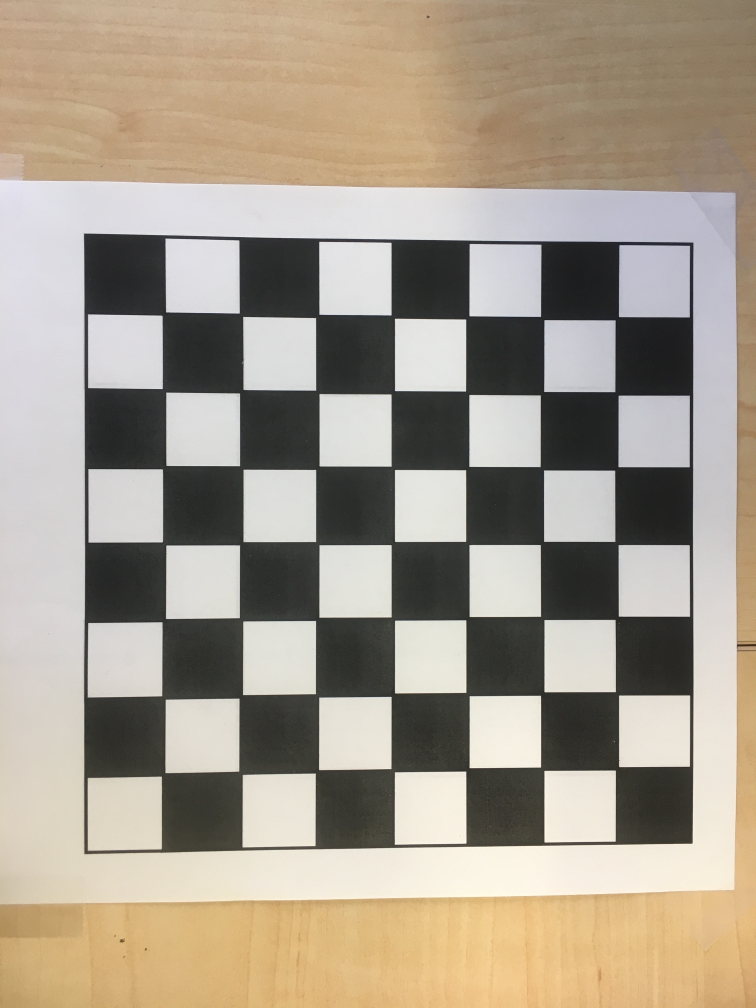
#> input picture Checkerboard/IMG_2779.jpg, 3024 x 4032 px (shown at 1/4 size); its folder holds only this picture in this run
$ python calibration.py
#> lines starting #> are read from the running program, lines starting #| are printed output that depends on the picture; after the words box and inside, x2 and y2 are one past the last pixel; in counts of white or black regions, pixels touching at a corner belong together; long printed decimals are rounded
# This testing script does camera calibration

# Import modules
import cv2 as cv
import numpy as np
import matplotlib as plt
import imutils
import glob
import sys
import os
from checkerboard import detect_checkerboard
import test_helper as f

"""Steps to remove lens distortion:
1. Perform camera calibration and get the intrinsic camera parameters. This is what we did in the previous post of this series. The intrinsic parameters also include the camera distortion parameters.
2. Refine the camera matrix to control the percentage of unwanted pixels in the undistorted image.
3. Using the refined camera matrix to undistort the image.
"""

# 1. Camera calibration to get camera matrix
# Defining the dimensions of checkerboard
CHECKERBOARD = (7,7) # (6,9)
criteria = (cv.TERM_CRITERIA_EPS + cv.TERM_CRITERIA_MAX_ITER, 30, 0.001)

# Creating vector to store vectors of 3D points for each checkerboard image
objpoints = []
# Creating vector to store vectors of 2D points for each checkerboard image
imgpoints = []

# Defining the world coordinates for 3D points
objp = np.zeros((1, CHECKERBOARD[0] * CHECKERBOARD[1], 3), np.float32)
objp[0,:,:2] = np.mgrid[0:CHECKERBOARD[0], 0:CHECKERBOARD[1]].T.reshape(-1, 2)
prev_img_shape = None

# Extracting path of individual image stored in a given directory
images = glob.glob('./Checkerboard/*.jpg')
for fname in images:
    img = cv.imread(fname)
#> img is the input picture: shape (4032, 3024, 3); mean B, G, R 141.5, 156.4, 166.8
    img = imutils.resize(img, width=500)
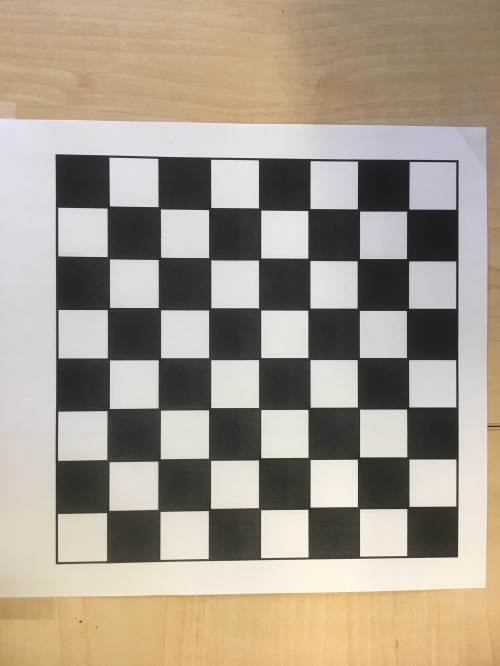
#> img: shape (666, 500, 3); mean B, G, R 141.5, 156.4, 166.8
    gray = cv.cvtColor(img,cv.COLOR_BGR2GRAY)
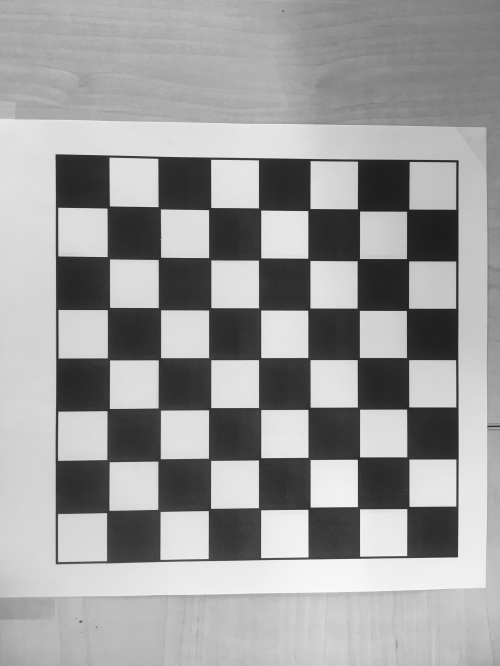
#> gray: shape (666, 500); min 28, max 250, mean 157.8
    # Find the chess board corners
    # If desired number of corners are found in the image then ret = true
    ret, corners = cv.findChessboardCorners(gray, CHECKERBOARD, cv.CALIB_CB_ADAPTIVE_THRESH + cv.CALIB_CB_FAST_CHECK + cv.CALIB_CB_NORMALIZE_IMAGE)
#> ret = True; corners = 49 rows, first 8: [109.5, 205.5], [157.6, 206.5], [208.4, 210], [258.4, 207.4], [310.4, 208.4], [357.3, 208.7], [406.7, 211.2], [106.5, 256.5]

    """
    If desired number of corner are detected,
    we refine the pixel coordinates and display
    them on the images of checker board
    """
    if ret == True:
        objpoints.append(objp)
        # refining pixel coordinates for given 2d points.
        corners2 = cv.cornerSubPix(gray, corners, (11,11),(-1,-1), criteria)
#> corners2 = 49 rows, first 8: [108.3, 207], [159.3, 207.7], [209.6, 208.5], [259.5, 209], [308.8, 209.6], [358.5, 209.9], [407.6, 210.2], [108.4, 257.6]

        imgpoints.append(corners2)

        # Draw and display the corners
        img = cv.drawChessboardCorners(img, CHECKERBOARD, corners2, ret)
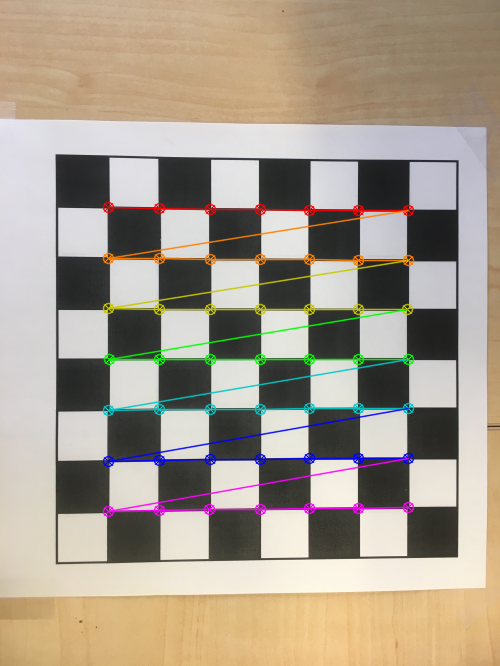
#> img: shape (666, 500, 3); 4.7% of pixels changed, all inside (x1, y1, x2, y2) = (102, 201, 415, 518)

    cv.imshow('img',img)
    cv.waitKey(0)

cv.destroyAllWindows()

h,w = img.shape[:2]
#> h = 666; w = 500

"""
Performing camera calibration by
passing the value of known 3D points (objpoints)
and corresponding pixel coordinates of the
detected corners (imgpoints)
"""
ret, mtx, dist, rvecs, tvecs = cv.calibrateCamera(objpoints, imgpoints, gray.shape[::-1], None, None)
#> ret = 0.178; mtx = [[2320.3, 0, 220.9], [0, 2284.8, 296.3], [0, 0, 1]]; dist = [[1.81, -104.5, -0.0213, -0.00961, 2876.7]]; rvecs = ([-0.0245, -0.181, 0.0023],); tvecs = ([-2.19, -1.76, 45.44],)

print("Camera matrix : \n")
print(mtx)
#| [[2.32031768e+03 0.00000000e+00 2.20907667e+02]
#|  [0.00000000e+00 2.28479725e+03 2.96332883e+02]
#|  [0.00000000e+00 0.00000000e+00 1.00000000e+00]]
print("dist : \n")
print(dist)
#| [[ 1.80670656e+00 -1.04460098e+02 -2.12725247e-02 -9.61137507e-03
#|    2.87672112e+03]]
print("rvecs : \n")
print(rvecs)
#| (array([[-0.0245],
#|        [-0.181],
#|        [ 0.002302 ]]),)
print("tvecs : \n")
print(tvecs)
#| (array([[-2.187],
#|        [-1.760],
#|        [45.444]]),)

# 2. Refine camera matrix
img = cv.imread(images[0])
# img = cv.imread('./Checkerboard/IMG_2792.jpg')
img = imutils.resize(img, width=500)
cv.imshow("image",img)
cv.imwrite("image.jpg", img)

newcameramtx, roi = cv.getOptimalNewCameraMatrix(mtx, dist, (w,h), 1, (w,h))
#> newcameramtx = [[2343.9, 0, 220.5], [0, 2326.5, 295.2], [0, 0, 1]]; roi = (7, 6, 480, 646)

# 3. Undistort image

# Method 1 to undistort the image
dst = cv.undistort(img, mtx, dist, None, newcameramtx)
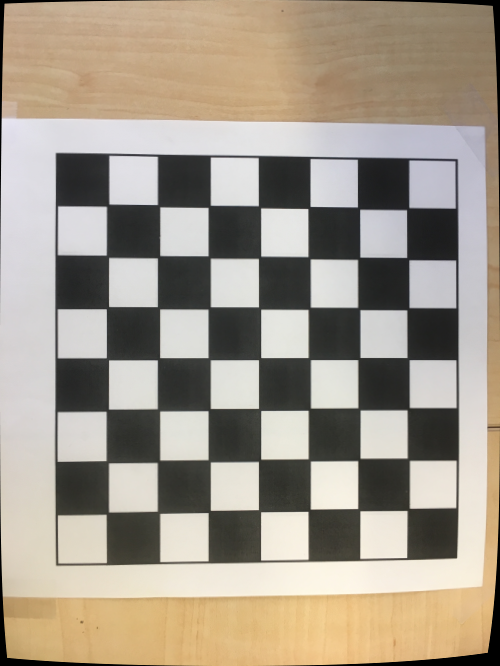
#> dst: shape (666, 500, 3); mean B, G, R 139.5, 153.8, 163.5

cv.imshow("undistorted 1",dst)
cv.imwrite("undistorted1.jpg", dst)

# Method 2 to undistort the image
mapx,mapy=cv.initUndistortRectifyMap(mtx,dist,None,newcameramtx,(w,h),5)
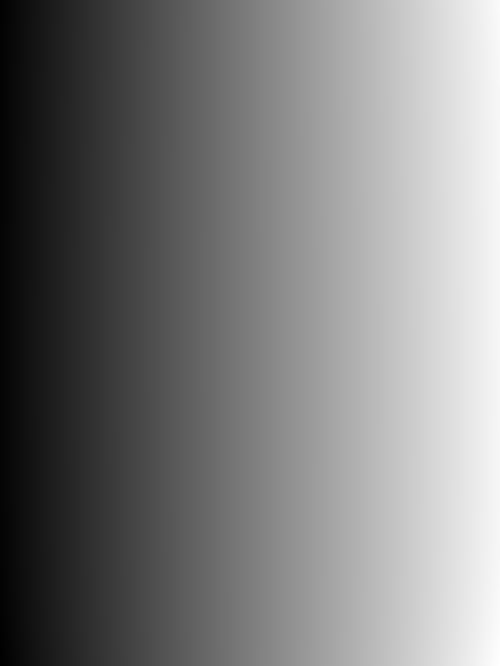
#> mapx: shape (666, 500) float32; min -8.9, max 516.6, mean 249.7; drawn with min black and max white
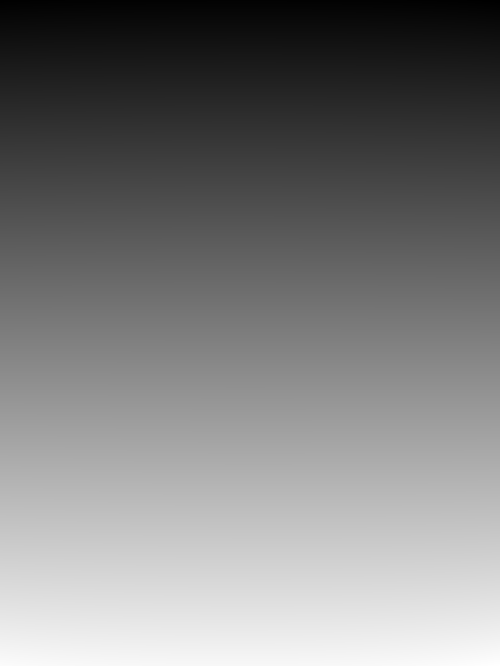
#> mapy: shape (666, 500) float32; min -7.18, max 685.1, mean 332.7; drawn with min black and max white
dst = cv.remap(img,mapx,mapy,cv.INTER_LINEAR)

# Displaying the undistorted image
cv.imshow("undistorted 2",dst)
cv.imwrite("undistorted2.jpg", dst)
cv.waitKey(0)

$ run again, on Checkerboard/IMG_2784.jpg
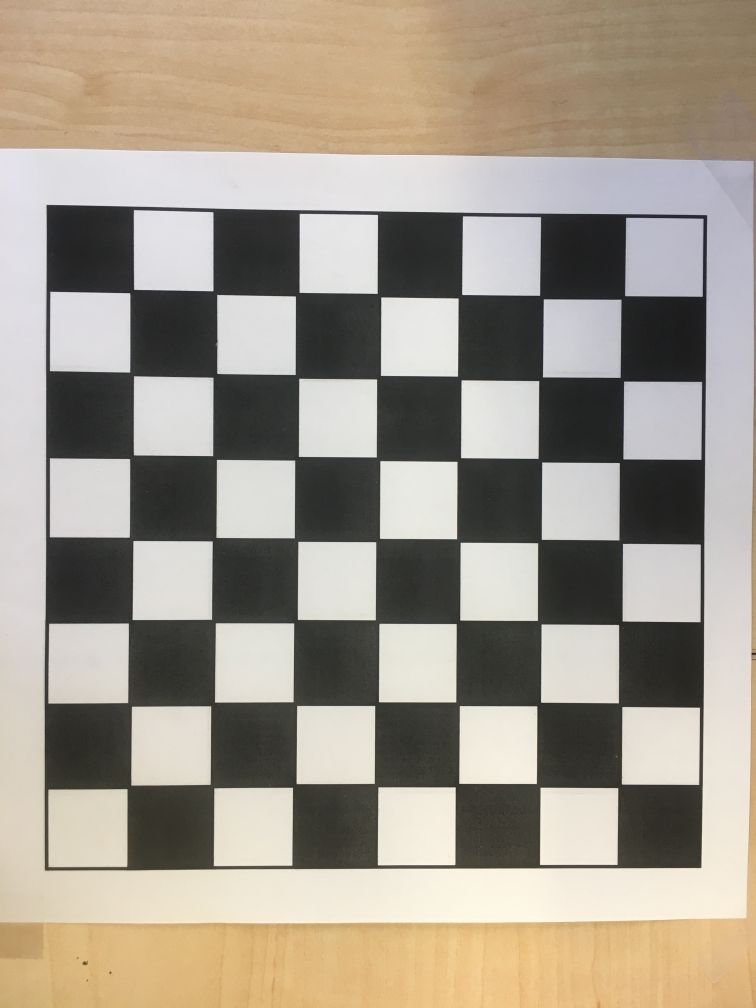
#> input picture Checkerboard/IMG_2784.jpg, 3024 x 4032 px (shown at 1/4 size)
#> img is the input picture: shape (4032, 3024, 3); mean B, G, R 140.6, 153.5, 162.2
#> `ret, corners = cv.findChessboardCorners(gray, CHECKERBOARD, cv.CALIB_C..`: ret = True; corners = 49 rows, first 8: [85.49, 193.5], [140.5, 191.8], [195.2, 195.6], [249.3, 193.5], [305.4, 194.4], [359.3, 197.5], [413.2, 195.2], [86.99, 247.1]
#> corners2 = 49 rows, first 8: [86.92, 192.2], [141.9, 193.3], [196.5, 194.3], [250.5, 194.7], [303.9, 195.6], [357.9, 196.2], [411.6, 196.5], [86.76, 246.8]
#> `img = cv.drawChessboardCorners(img, CHECKERBOARD, corners2, ret)`:
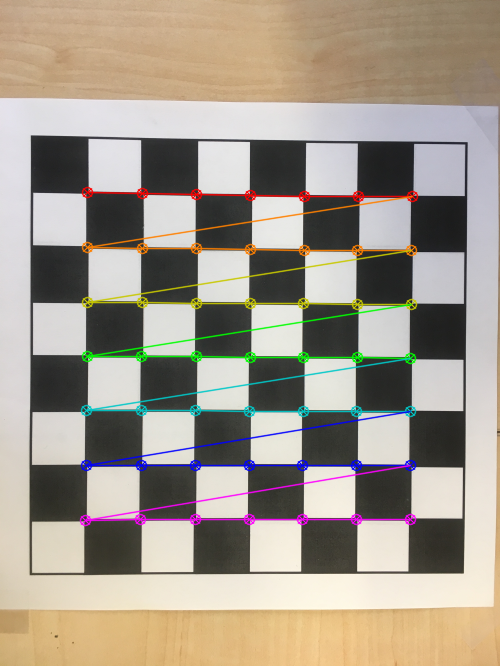
#> img: shape (666, 500, 3); mean B, G, R 140.9, 154, 163
#> `ret, mtx, dist, rvecs, tvecs = cv.calibrateCamera(objpoints, imgpoints..`: ret = 0.257; mtx = [[6802.8, 0, 243.1], [0, 6713.2, 385.1], [0, 0, 1]]; dist = [[8.22, -1051.6, 0.0341, -0.0582, -4.85]]; rvecs = ([0.0114, -0.168, 0.00541],); tvecs = ([-2.82, -3.54, 124.3],)
#| [[6.80283034e+03 0.00000000e+00 2.43054730e+02]
#|  [0.00000000e+00 6.71317893e+03 3.85148282e+02]
#|  [0.00000000e+00 0.00000000e+00 1.00000000e+00]]
#| [[ 8.22308311e+00 -1.05164141e+03  3.41029892e-02 -5.81572851e-02
#|   -4.85205857e+00]]
#| (array([[ 0.01135],
#|        [-0.168],
#|        [ 0.00541]]),)
#| (array([[ -2.818  ],
#|        [ -3.540],
#|        [124.305]]),)
#> newcameramtx = [[6850.8, 0, 241.2], [0, 6770.9, 386.8], [0, 0, 1]]; roi = (3, 3, 494, 659)
#> `dst = cv.undistort(img, mtx, dist, None, newcameramtx)`:
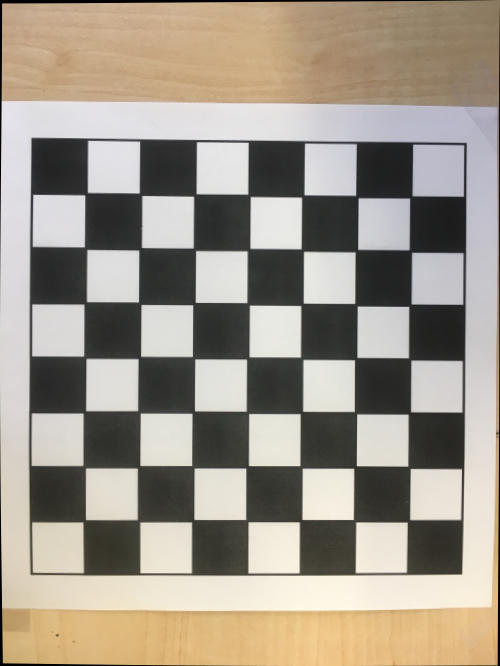
#> dst: shape (666, 500, 3); mean B, G, R 139.3, 152, 160.5

$ run again, on Checkerboard/IMG_2785.jpg
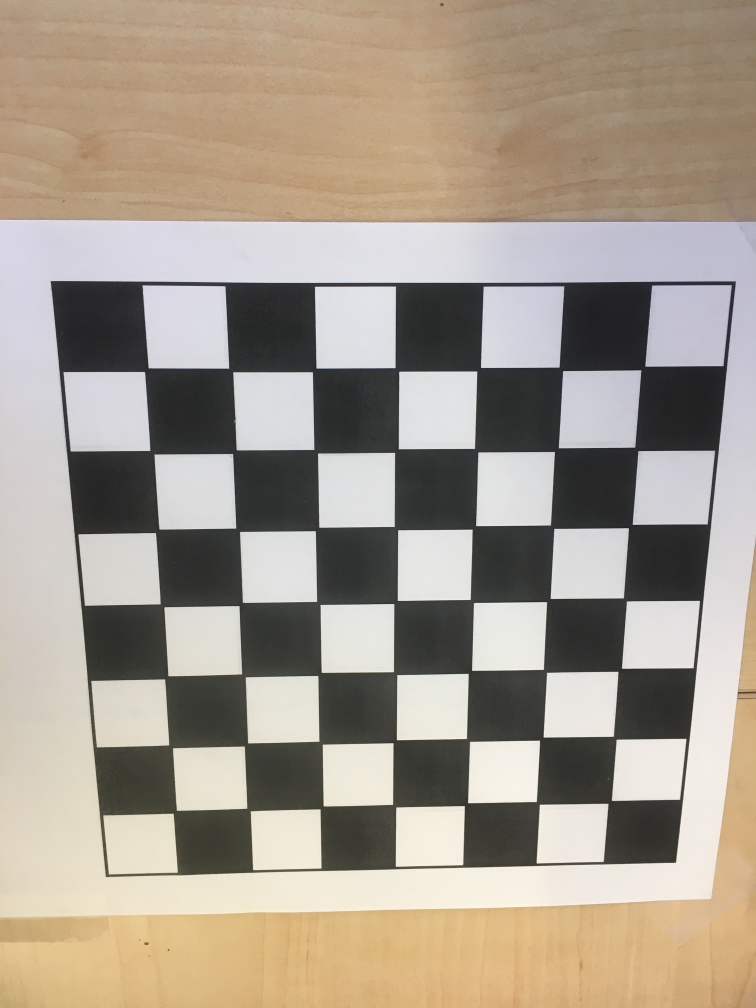
#> input picture Checkerboard/IMG_2785.jpg, 3024 x 4032 px (shown at 1/4 size)
#> img is the input picture: shape (4032, 3024, 3); mean B, G, R 142.3, 155.6, 165.9
#> `ret, corners = cv.findChessboardCorners(gray, CHECKERBOARD, cv.CALIB_C..`: ret = True; corners = 49 rows, first 8: [95.33, 245.5], [150.7, 242.7], [206.4, 245.7], [260.7, 242.5], [314.8, 245.4], [369.5, 242.3], [426.3, 241.6], [98.43, 297.4]
#> corners2 = 49 rows, first 8: [96.63, 244.2], [152.5, 244.4], [207.6, 244.3], [262.4, 243.9], [316.4, 243.7], [370.7, 243.5], [425, 242.9], [100.3, 298.5]
#> `img = cv.drawChessboardCorners(img, CHECKERBOARD, corners2, ret)`:
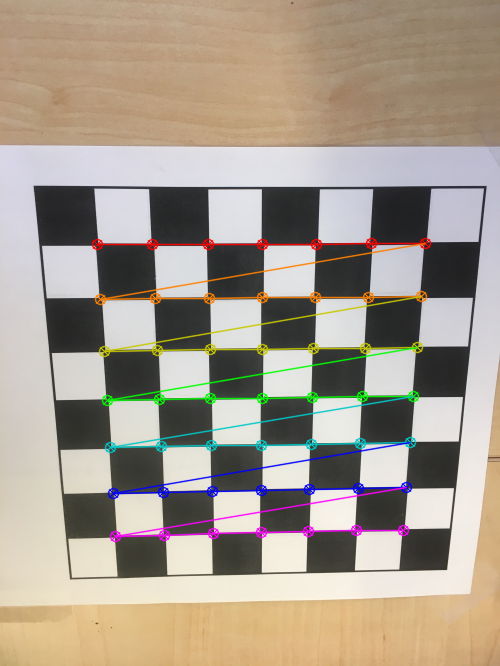
#> img: shape (666, 500, 3); mean B, G, R 142.4, 156, 166.6
#> `ret, mtx, dist, rvecs, tvecs = cv.calibrateCamera(objpoints, imgpoints..`: ret = 0.201; mtx = [[505.6, 0, 256.2], [0, 523.8, 244.8], [0, 0, 1]]; dist = [[0.0899, -0.133, -0.00931, 0.000591, 0.0872]]; rvecs = ([0.227, -0.0335, 0.000197],); tvecs = ([-2.89, -0.00224, 9.2],)
#| [[505.589   0.         256.210]
#|  [  0.         523.797 244.833]
#|  [  0.           0.           1.        ]]
#| [[ 0.08991 -0.1333 -0.00931  0.0005914  0.08719]]
#| (array([[ 2.26713563e-01],
#|        [-3.35306150e-02],
#|        [ 1.97301270e-04]]),)
#| (array([[-2.88583340e+00],
#|        [-2.24232336e-03],
#|        [ 9.19515628e+00]]),)
#> newcameramtx = [[512, 0, 256.4], [0, 530, 241.3], [0, 0, 1]]; roi = (4, 3, 491, 660)
#> `dst = cv.undistort(img, mtx, dist, None, newcameramtx)`:
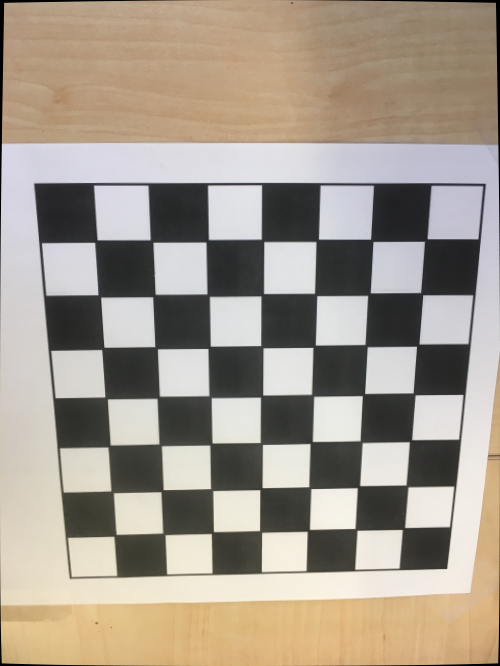
#> dst: shape (666, 500, 3); mean B, G, R 141.5, 154.6, 164.6

$ run again, on Checkerboard/IMG_2786.jpg
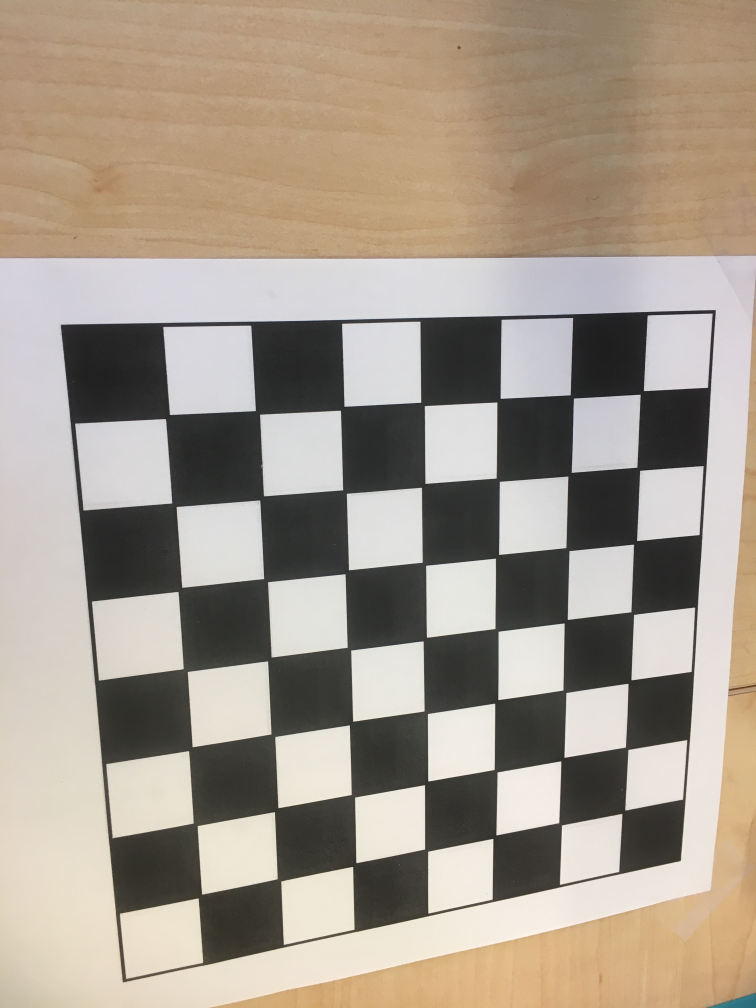
#> input picture Checkerboard/IMG_2786.jpg, 3024 x 4032 px (shown at 1/4 size)
#> img is the input picture: shape (4032, 3024, 3); mean B, G, R 140.4, 153.9, 165.1
#> `ret, corners = cv.findChessboardCorners(gray, CHECKERBOARD, cv.CALIB_C..`: ret = True; corners = 49 rows, first 8: [425.3, 257.6], [423.2, 310.7], [421, 356.7], [419.3, 406.2], [417.5, 448.6], [413.3, 493.3], [413.5, 534.6], [376.8, 260.7]
#> corners2 = 49 rows, first 8: [424.4, 259.1], [422, 309.6], [419.7, 358.2], [418, 404.9], [416.2, 450.2], [414.3, 494.3], [412.2, 536.2], [378, 261.7]
#> `img = cv.drawChessboardCorners(img, CHECKERBOARD, corners2, ret)`:
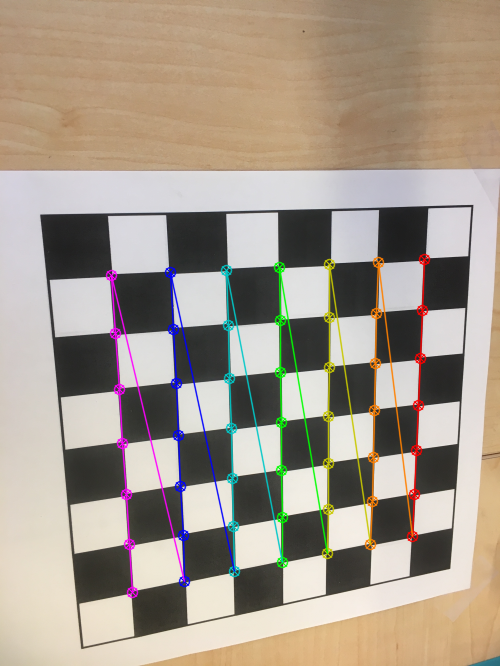
#> img: shape (666, 500, 3); mean B, G, R 140.7, 154.2, 165.7
#> `ret, mtx, dist, rvecs, tvecs = cv.calibrateCamera(objpoints, imgpoints..`: ret = 0.227; mtx = [[388.7, 0, 225.8], [0, 396, 287.7], [0, 0, 1]]; dist = [[0.0517, -0.0393, -0.0035, -0.00376, -0.000209]]; rvecs = ([-0.0323, -0.259, 1.52],); tvecs = ([3.93, -0.548, 7.74],)
#| [[388.724   0.         225.829]
#|  [  0.         395.993 287.665]
#|  [  0.           0.           1.        ]]
#| [[ 0.05172 -0.0393 -0.003498 -0.003761 -0.000209]]
#| (array([[-0.03228],
#|        [-0.2586],
#|        [ 1.519]]),)
#| (array([[ 3.933],
#|        [-0.5483],
#|        [ 7.740]]),)
#> newcameramtx = [[383.6, 0, 220.9], [0, 392.3, 280.3], [0, 0, 1]]; roi = (5, 3, 483, 649)
#> `dst = cv.undistort(img, mtx, dist, None, newcameramtx)`:
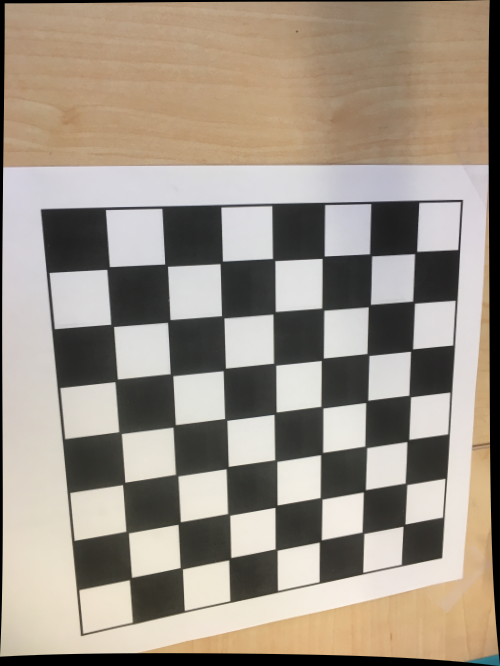
#> dst: shape (666, 500, 3); mean B, G, R 134.5, 147.5, 158.1
